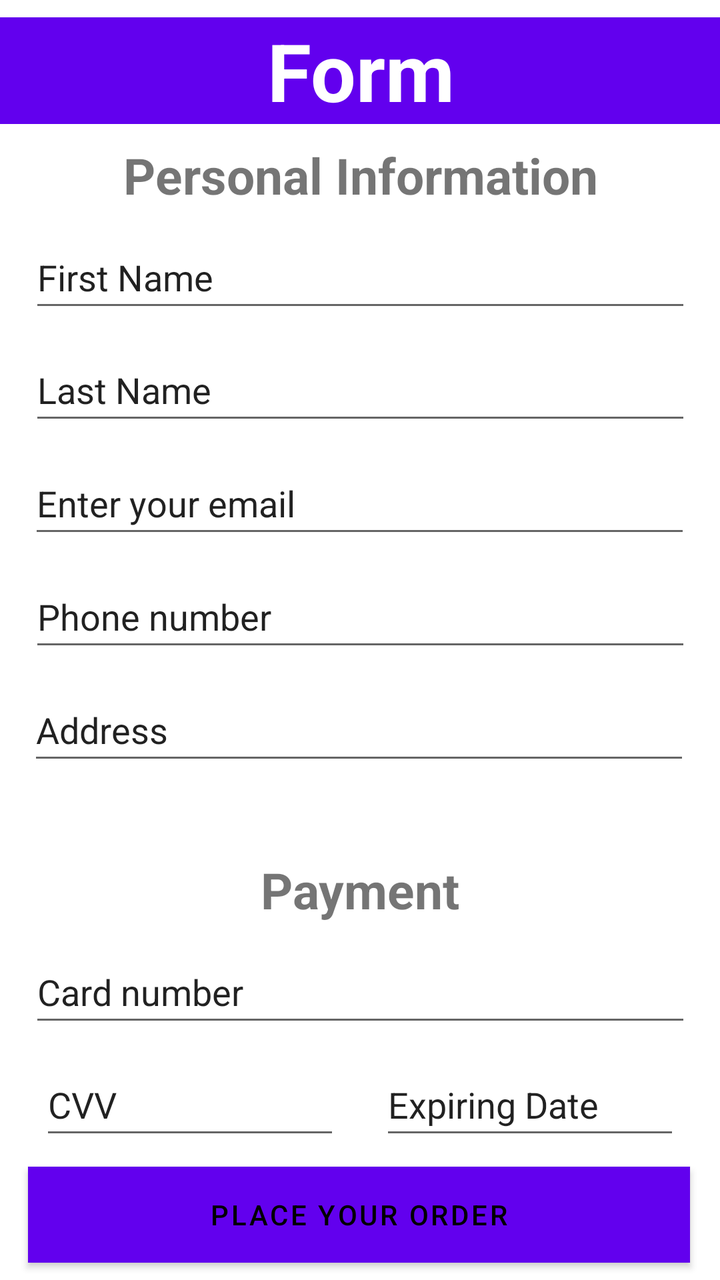
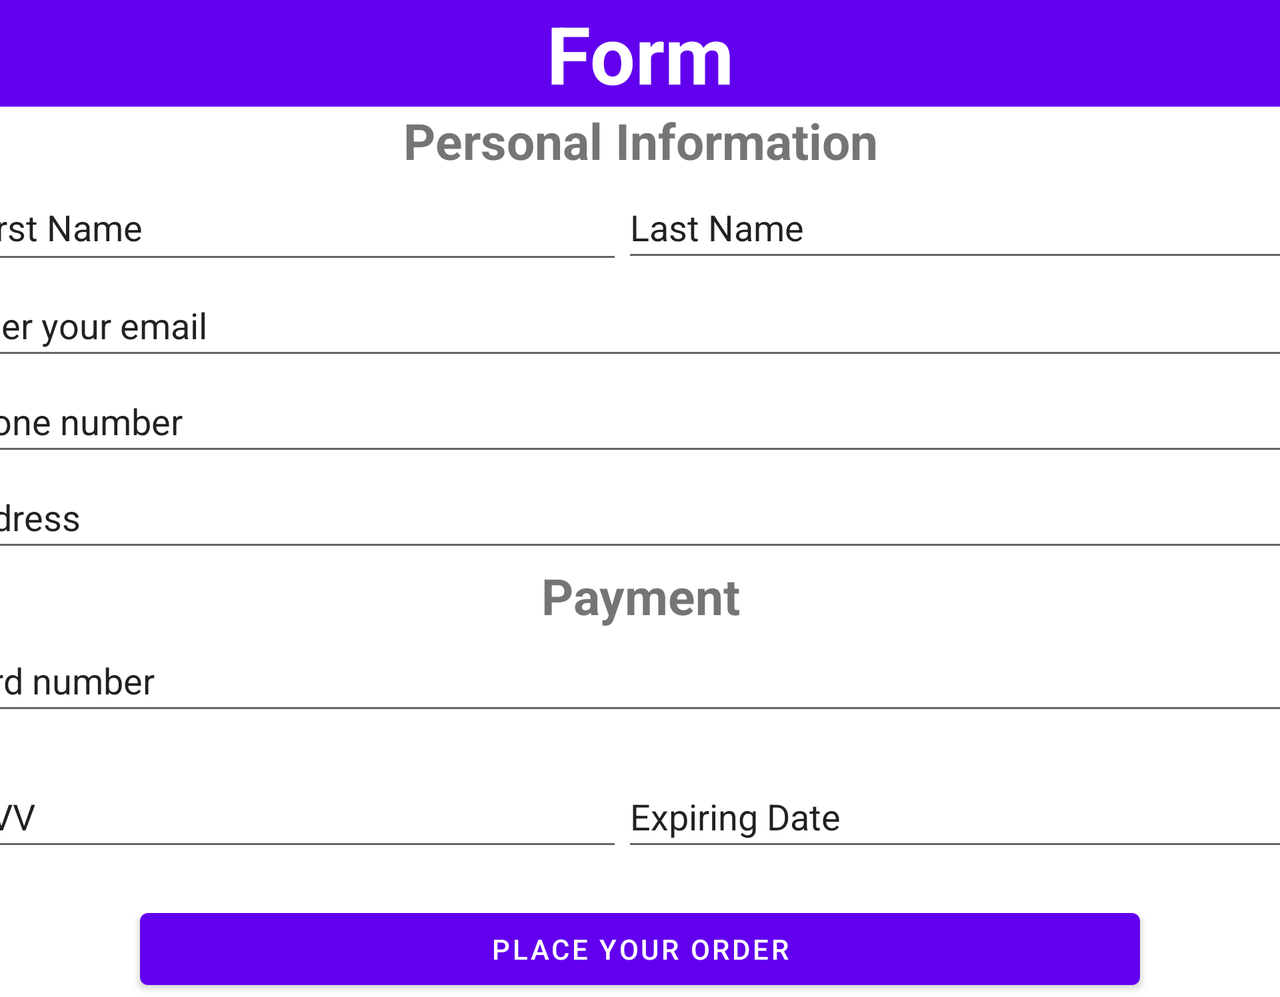

First picture: res/layout/ on a phone held upright. Second picture: the repository's own variant of that layout, on a device whose configuration matches the variant's folder. Source for both follows.
<!-- AndroidManifest.xml: application theme Theme.Week2 -->
<!-- res/layout/checkout_form.xml -->
<?xml version="1.0" encoding="utf-8"?>
<androidx.constraintlayout.widget.ConstraintLayout xmlns:android="http://schemas.android.com/apk/res/android"
    xmlns:app="http://schemas.android.com/apk/res-auto"
    xmlns:tools="http://schemas.android.com/tools"
    android:layout_width="match_parent"
    android:layout_height="match_parent"
    android:gravity="center"
    tools:context=".MainActivity">


    <TextView
        android:id="@+id/textView"
        android:layout_width="411dp"
        android:layout_height="wrap_content"
        android:background="@color/purple_500"
        android:gravity="center"
        android:text="@string/check_out"
        android:textColor="@color/white"
        android:textSize="40sp"
        android:textStyle="bold"
        app:layout_constraintBottom_toTopOf="@+id/textView1"
        app:layout_constraintEnd_toEndOf="parent"
        app:layout_constraintStart_toStartOf="parent"
        app:layout_constraintTop_toTopOf="parent" />

    <TextView
        android:id="@+id/textView1"
        android:layout_width="match_parent"
        android:layout_height="wrap_content"
        android:text="@string/details"
        android:textAlignment="center"
        android:textSize="25sp"
        android:textStyle="bold"
        app:layout_constraintBottom_toTopOf="@+id/editTextTextPersonName"
        app:layout_constraintEnd_toEndOf="parent"
        app:layout_constraintStart_toStartOf="parent"
        app:layout_constraintTop_toBottomOf="@+id/textView"
        tools:ignore="MissingConstraints" />

    <EditText
        android:id="@+id/editTextTextPersonName"
        android:layout_width="331dp"
        android:layout_height="wrap_content"
        android:autofillHints="First Name"
        android:ems="7"
        android:gravity="start|center"
        android:inputType="textPersonName"
        android:minHeight="48dp"
        android:text="@string/f_name"
        app:layout_constraintBottom_toTopOf="@+id/editTextTextPersonName1"
        app:layout_constraintEnd_toEndOf="parent"
        app:layout_constraintStart_toStartOf="parent"
        app:layout_constraintTop_toBottomOf="@+id/textView1"
        tools:ignore="LabelFor,MissingConstraints" />

    <EditText
        android:id="@+id/editTextTextPersonName1"
        android:layout_width="331dp"
        android:layout_height="wrap_content"
        android:autofillHints="Last Name"
        android:ems="7"
        android:gravity="start|center"
        android:inputType="textPersonName"
        android:minHeight="48dp"
        android:text="@string/l_name"
        app:layout_constraintBottom_toTopOf="@+id/editTextTextEmailAddress2"
        app:layout_constraintEnd_toEndOf="parent"
        app:layout_constraintStart_toStartOf="parent"
        app:layout_constraintTop_toBottomOf="@+id/editTextTextPersonName"
        tools:ignore="LabelFor,MissingConstraints,TouchTargetSizeCheck" />

    <EditText
        android:id="@+id/editTextTextEmailAddress2"
        android:layout_width="331dp"
        android:layout_height="wrap_content"
        android:width="350dp"
        android:autofillHints="emailAddress"
        android:ems="20"
        android:gravity="start|center"
        android:inputType="textEmailAddress"
        android:minHeight="48dp"
        android:text="@string/email"
        app:layout_constraintBottom_toTopOf="@+id/editTextPhone"
        app:layout_constraintEnd_toEndOf="parent"
        app:layout_constraintHorizontal_bias="0.493"
        app:layout_constraintStart_toStartOf="parent"
        app:layout_constraintTop_toBottomOf="@+id/editTextTextPersonName1"
        tools:ignore="LabelFor,MissingConstraints" />

    <EditText
        android:id="@+id/editTextPhone"
        android:layout_width="331dp"
        android:layout_height="wrap_content"
        android:autofillHints="phone"
        android:gravity="start|center"
        android:inputType="phone"
        android:minHeight="48dp"
        android:text="@string/number"
        app:layout_constraintBottom_toTopOf="@+id/editTextTextPostalAddress"
        app:layout_constraintEnd_toEndOf="parent"
        app:layout_constraintStart_toStartOf="parent"
        app:layout_constraintTop_toBottomOf="@+id/editTextTextEmailAddress2"
        tools:ignore="LabelFor,MissingConstraints" />

    <EditText
        android:id="@+id/editTextTextPostalAddress"
        android:layout_width="331dp"
        android:layout_height="48dp"
        android:autofillHints="postalAddress"
        android:gravity="start|center"
        android:inputType="textPostalAddress"
        android:minHeight="48dp"
        android:text="@string/address"
        app:layout_constraintBottom_toTopOf="@+id/textView2"
        app:layout_constraintEnd_toEndOf="parent"
        app:layout_constraintHorizontal_bias="0.487"
        app:layout_constraintStart_toStartOf="parent"
        app:layout_constraintTop_toBottomOf="@+id/editTextPhone"
        tools:ignore="LabelFor,MissingConstraints" />

    <EditText
        android:id="@+id/editText2"
        android:layout_width="331dp"
        android:layout_height="wrap_content"
        android:autofillHints="creditCardNumber"
        android:ems="10"
        android:inputType="number"
        android:gravity="start|center"
        android:minHeight="48dp"
        android:text="@string/card_number"
        app:layout_constraintBottom_toTopOf="@+id/editText"
        app:layout_constraintEnd_toEndOf="parent"
        app:layout_constraintStart_toStartOf="parent"
        app:layout_constraintTop_toBottomOf="@+id/textView2"
        tools:ignore="LabelFor, MissingConstraints" />

    <EditText
        android:id="@+id/editText"
        android:layout_width="150dp"
        android:layout_height="wrap_content"
        android:autofillHints="creditCardSecurityCode"
        android:ems="6"
        android:inputType="number"
        android:gravity="start|center"
        android:minHeight="48dp"
        android:text="@string/cvv"
        app:layout_constraintBottom_toTopOf="@+id/button"
        app:layout_constraintEnd_toStartOf="@+id/editText3"
        app:layout_constraintStart_toStartOf="parent"
        app:layout_constraintTop_toBottomOf="@+id/editText2"
        tools:ignore="LabelFor, MissingConstraints" />

    <EditText
        android:id="@+id/editText3"
        android:layout_width="150dp"
        android:layout_height="wrap_content"
        android:autofillHints="creditCardExpirationDate"
        android:ems="6"
        android:inputType="number"
        android:minHeight="48dp"
        android:gravity="start|center"
        android:text="@string/expiring_date"
        app:layout_constraintBottom_toTopOf="@+id/button"
        app:layout_constraintEnd_toEndOf="parent"
        app:layout_constraintStart_toEndOf="@+id/editText"
        app:layout_constraintTop_toBottomOf="@+id/editText2"
        tools:ignore="LabelFor, MissingConstraints" />

    <Button
        android:id="@+id/button"
        android:layout_width="331dp"
        android:layout_height="wrap_content"
        android:background="@color/green"
        android:text="@string/submit"
        android:textColor="@color/black"
        app:layout_constraintBottom_toBottomOf="parent"
        app:layout_constraintEnd_toEndOf="parent"
        app:layout_constraintHorizontal_bias="0.487"
        app:layout_constraintStart_toStartOf="parent"
        app:layout_constraintTop_toBottomOf="@+id/editText"
        app:layout_constraintVertical_bias="0.279"
        tools:ignore="MissingConstraints" />

    <TextView
        android:id="@+id/textView2"
        android:layout_width="match_parent"
        android:layout_height="wrap_content"
        android:layout_marginTop="32dp"
        android:text="@string/payment"
        android:textAlignment="center"
        android:textSize="25sp"
        android:textStyle="bold"
        app:layout_constraintBottom_toTopOf="@+id/editText2"
        app:layout_constraintEnd_toEndOf="parent"
        app:layout_constraintStart_toStartOf="parent"
        app:layout_constraintTop_toBottomOf="@+id/editTextTextPostalAddress"
        tools:ignore="MissingConstraints" />


</androidx.constraintlayout.widget.ConstraintLayout>
<!-- resources referenced by this layout -->
<resources>
  <color name="black">#FF000000</color>
  <color name="green">#00FF00</color>
  <color name="purple_500">#FF6200EE</color>
  <color name="white">#FFFFFFFF</color>
  <string name="address">Address</string>
  <string name="card_number">Card number</string>
  <string name="check_out">Form</string>
  <string name="cvv">CVV</string>
  <string name="details">Personal Information</string>
  <string name="email">Enter your email</string>
  <string name="expiring_date">Expiring Date</string>
  <string name="f_name">First Name</string>
  <string name="l_name">Last Name</string>
  <string name="number">Phone number</string>
  <string name="payment">Payment</string>
  <string name="submit">Place Your Order</string>
  <style name="Theme.Week2" parent="Theme.MaterialComponents.DayNight.DarkActionBar">
          
          <item name="colorPrimary">@color/purple_500</item>
          <item name="colorPrimaryVariant">@color/purple_700</item>
          <item name="colorOnPrimary">@color/white</item>
          
          <item name="colorSecondary">@color/teal_200</item>
          <item name="colorSecondaryVariant">@color/teal_700</item>
          <item name="colorOnSecondary">@color/black</item>
          
          <item name="android:statusBarColor" tools:targetApi="l">?attr/colorPrimaryVariant</item>
          
      </style>
  <color name="purple_700">#FF3700B3</color>
  <color name="teal_200">#FF03DAC5</color>
  <color name="teal_700">#FF018786</color>
</resources>
<!-- res/layout-land/checkout_form.xml (the repository's variant of the layout above) -->
<!-- drawn on the phone turned sideways -->
<?xml version="1.0" encoding="utf-8"?>
<ScrollView xmlns:android="http://schemas.android.com/apk/res/android"
    xmlns:app="http://schemas.android.com/apk/res-auto"
    xmlns:tools="http://schemas.android.com/tools"
    android:layout_width="match_parent"
    android:layout_height="match_parent">

    <androidx.constraintlayout.widget.ConstraintLayout
        android:layout_width="match_parent"
        android:layout_height="wrap_content"
        tools:context=".MainActivity">


        <TextView
            android:id="@+id/textView"
            android:layout_width="match_parent"
            android:layout_height="wrap_content"
            android:background="@color/purple_500"
            android:gravity="center"
            android:text="@string/check_out"
            android:textColor="@color/white"
            android:textSize="40sp"
            android:textStyle="bold"
            app:layout_constraintEnd_toEndOf="parent"
            app:layout_constraintStart_toStartOf="parent"
            app:layout_constraintTop_toTopOf="parent" />


        <TextView
            android:id="@+id/textView1"
            android:layout_width="match_parent"
            android:layout_height="wrap_content"
            android:text="@string/details"
            android:textAlignment="center"
            android:textSize="25sp"
            android:textStyle="bold"
            app:layout_constraintBottom_toTopOf="@+id/editTextTextPersonName"
            app:layout_constraintEnd_toEndOf="parent"
            app:layout_constraintStart_toStartOf="parent"
            app:layout_constraintTop_toBottomOf="@+id/textView"
            tools:ignore="MissingConstraints" />

        <EditText
            android:id="@+id/editTextTextPersonName"
            android:layout_width="332dp"
            android:layout_height="50dp"
            android:layout_gravity="start"
            android:autofillHints="First Name"
            android:ems="7"
            android:inputType="textPersonName"
            android:minHeight="48dp"
            android:text="@string/f_name"
            app:layout_constraintBottom_toTopOf="@+id/editTextTextEmailAddress2"
            app:layout_constraintEnd_toStartOf="@+id/editTextTextPersonName1"
            app:layout_constraintStart_toStartOf="parent"
            app:layout_constraintTop_toBottomOf="@+id/textView1"
            tools:ignore="LabelFor,MissingConstraints" />

        <EditText
            android:id="@+id/editTextTextPersonName1"
            android:layout_width="350dp"
            android:layout_height="wrap_content"
            android:autofillHints="Last Name"
            android:ems="7"
            android:inputType="textPersonName"
            android:minHeight="48dp"
            android:text="@string/l_name"
            app:layout_constraintBottom_toTopOf="@+id/editTextTextEmailAddress2"
            app:layout_constraintEnd_toEndOf="parent"
            app:layout_constraintStart_toEndOf="@+id/editTextTextPersonName"
            app:layout_constraintTop_toBottomOf="@+id/textView1"
            tools:ignore="LabelFor,MissingConstraints" />

        <EditText
            android:id="@+id/editTextTextEmailAddress2"
            android:layout_width="700dp"
            android:layout_height="wrap_content"
            android:width="350dp"
            android:autofillHints="emailAddress"
            android:ems="20"
            android:inputType="textEmailAddress"
            android:minHeight="48dp"
            android:text="@string/email"
            app:layout_constraintBottom_toTopOf="@+id/editTextPhone"
            app:layout_constraintEnd_toEndOf="parent"
            app:layout_constraintStart_toStartOf="parent"
            app:layout_constraintTop_toBottomOf="@+id/editTextTextPersonName"
            tools:ignore="LabelFor,MissingConstraints" />

        <EditText
            android:id="@+id/editTextPhone"
            android:layout_width="700dp"
            android:layout_height="wrap_content"
            android:autofillHints="phone"
            android:inputType="phone"
            android:minHeight="48dp"
            android:text="@string/number"
            app:layout_constraintBottom_toTopOf="@+id/editTextTextPostalAddress"
            app:layout_constraintEnd_toEndOf="parent"
            app:layout_constraintStart_toStartOf="parent"
            app:layout_constraintTop_toBottomOf="@+id/editTextTextEmailAddress2"
            tools:ignore="LabelFor,MissingConstraints" />

        <EditText
            android:id="@+id/editTextTextPostalAddress"
            android:layout_width="700dp"
            android:layout_height="wrap_content"
            android:autofillHints="postalAddress"
            android:inputType="textPostalAddress"
            android:minHeight="48dp"
            android:text="@string/address"
            app:layout_constraintBottom_toTopOf="@+id/textView2"
            app:layout_constraintEnd_toEndOf="parent"
            app:layout_constraintStart_toStartOf="parent"
            app:layout_constraintTop_toBottomOf="@+id/editTextPhone"
            tools:ignore="LabelFor,MissingConstraints" />

        <EditText
            android:id="@+id/editText4"
            android:layout_width="700dp"
            android:layout_height="wrap_content"
            android:autofillHints="creditCardNumber"
            android:ems="10"
            android:inputType="number"
            android:minHeight="48dp"
            android:text="@string/card_number"
            app:layout_constraintBottom_toTopOf="@+id/editText5"
            app:layout_constraintEnd_toEndOf="parent"
            app:layout_constraintStart_toStartOf="parent"
            app:layout_constraintTop_toBottomOf="@+id/textView2"
            tools:ignore="LabelFor, MissingConstraints" />


        <EditText
            android:id="@+id/editText5"
            android:layout_width="332dp"
            android:layout_height="wrap_content"
            android:layout_gravity="start"
            android:autofillHints="creditCardSecurityCode"
            android:ems="6"
            android:inputType="number"
            android:layout_marginTop="20dp"
            android:minHeight="48dp"
            android:text="@string/cvv"
            app:layout_constraintBottom_toTopOf="@+id/button"
            app:layout_constraintEnd_toStartOf="@+id/editText6"
            app:layout_constraintStart_toStartOf="parent"
            app:layout_constraintTop_toBottomOf="@+id/editText4"
            tools:ignore="LabelFor, MissingConstraints" />

        <EditText
            android:id="@+id/editText6"
            android:layout_width="350dp"
            android:layout_height="wrap_content"
            android:autofillHints="creditCardExpirationDate"
            android:ems="6"
            android:inputType="number"
            android:minHeight="48dp"
            android:text="@string/expiring_date"
            app:layout_constraintBottom_toTopOf="@+id/button"
            app:layout_constraintEnd_toEndOf="parent"
            app:layout_constraintStart_toEndOf="@+id/editText5"
            app:layout_constraintTop_toBottomOf="@+id/editText4"
            tools:ignore="LabelFor, MissingConstraints" />

        <Button
            android:id="@+id/button"
            android:layout_width="500dp"
            android:layout_height="wrap_content"
            android:layout_marginTop="20dp"
            android:text="@string/submit"
            app:layout_constraintEnd_toEndOf="parent"
            app:layout_constraintStart_toStartOf="parent"
            app:layout_constraintTop_toBottomOf="@+id/editText5"
            tools:ignore="MissingConstraints" />

        <TextView
            android:id="@+id/textView2"
            android:layout_width="700dp"
            android:layout_height="wrap_content"
            android:text="@string/payment"
            android:textAlignment="center"
            android:textSize="25sp"
            android:textStyle="bold"
            app:layout_constraintBottom_toTopOf="@+id/editText4"
            app:layout_constraintEnd_toEndOf="parent"
            app:layout_constraintStart_toStartOf="parent"
            app:layout_constraintTop_toBottomOf="@+id/editTextTextPostalAddress"
            tools:ignore="MissingConstraints" />


    </androidx.constraintlayout.widget.ConstraintLayout>
</ScrollView>
<!-- resources referenced by the variant -->
<!-- as the phone turned sideways resolves them -->
<resources>
  <color name="purple_500">#FF6200EE</color>
  <color name="white">#FFFFFFFF</color>
  <string name="address">Address</string>
  <string name="card_number">Card number</string>
  <string name="check_out">Form</string>
  <string name="cvv">CVV</string>
  <string name="details">Personal Information</string>
  <string name="email">Enter your email</string>
  <string name="expiring_date">Expiring Date</string>
  <string name="f_name">First Name</string>
  <string name="l_name">Last Name</string>
  <string name="number">Phone number</string>
  <string name="payment">Payment</string>
  <string name="submit">Place Your Order</string>
  <style name="Theme.Week2" parent="Theme.MaterialComponents.DayNight.DarkActionBar">
          
          <item name="colorPrimary">@color/purple_500</item>
          <item name="colorPrimaryVariant">@color/purple_700</item>
          <item name="colorOnPrimary">@color/white</item>
          
          <item name="colorSecondary">@color/teal_200</item>
          <item name="colorSecondaryVariant">@color/teal_700</item>
          <item name="colorOnSecondary">@color/black</item>
          
          <item name="android:statusBarColor" tools:targetApi="l">?attr/colorPrimaryVariant</item>
          
      </style>
  <color name="purple_700">#FF3700B3</color>
  <color name="teal_200">#FF03DAC5</color>
  <color name="teal_700">#FF018786</color>
  <color name="black">#FF000000</color>
</resources>
